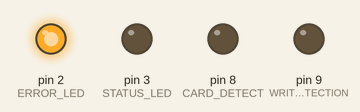
A sketch run on a simulated Arduino Uno, built with avr-gcc and run on an emulated ATmega328P. Shown: output pins drawn as LEDs (lit = HIGH). Storage starts empty; what the sketch prints to the serial monitor is not drawn.

Above: at 0.4 s.
Timing chart, 0 to 1.9 s (numbered marks = the images above):
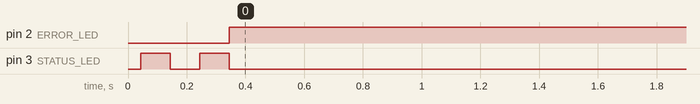

Measured:
- by itself, pin 2 (ERROR_LED): LOW → HIGH at 0.34 s

The sketch:

Datalogger.ino
```cpp
/**
 *
 *
 *
**/

#include <SD.h>

#define ERROR_LED 2
#define STATUS_LED 3
#define CS 10
#define CARD_DETECT 8
#define WRITE_PROTECTION 9

char outputFileName[10];
boolean wasError = false;
String content;

void blinkSDCardGood();

void setup() {
 analogReference(EXTERNAL);
 Serial.begin(9600);
 setupIO();
 setupSDCard();
 content = String("");
 content.reserve(16);
}

boolean cardPresentWriteable() {
  pinMode(CARD_DETECT, INPUT);
  digitalWrite(CARD_DETECT, HIGH);
  pinMode(WRITE_PROTECTION, INPUT);
  digitalWrite(WRITE_PROTECTION, HIGH);
  boolean ret = digitalRead(CARD_DETECT) || digitalRead(WRITE_PROTECTION);
  digitalWrite(CARD_DETECT, LOW);
  digitalWrite(WRITE_PROTECTION, LOW);
  pinMode(CARD_DETECT, OUTPUT);
  pinMode(WRITE_PROTECTION, OUTPUT);
  return ret;
}

void loop() {
  if(cardPresentWriteable()) {
    setError();
    delay(500);
  } else {
    if(wasError) {
      delay(500);
      digitalWrite(ERROR_LED, LOW);
      Serial.println("Reinitialising card...");

      if(setupSDCard()) {
        wasError = false;
      }
    } else {
      File outputFile = SD.open(outputFileName, FILE_WRITE);
      if(outputFile) {
        digitalWrite(STATUS_LED, HIGH);
        outputFile.println(getContent());
        outputFile.close();
        digitalWrite(STATUS_LED, LOW);
        delay(1000);
      } else {
        setError();
      }
    }
  }
}


String getContent() {
  content = "";
  content.concat(map(analogRead(A0), 0, 1023, 0, 2500));
  content.concat(", ");
  content.concat(map(analogRead(A1), 0, 1023, 0, 2500));
  content.concat(", ");
  content.concat(map(analogRead(A2), 0, 1023, 0, 2500));
  Serial.println(content);
  return content;
}

void setupIO() {
 pinMode(CS, OUTPUT);
 pinMode(ERROR_LED, OUTPUT);
 pinMode(STATUS_LED, OUTPUT);
}

boolean setupSDCard() {
 if(!SD.begin(CS)) {
   setError();
   Serial.println("Could not initialize card!");
 } else {
   Serial.println("SD card initialized.");
   if(setupOutputFile()) {
     blinkSDCardGood();
     return true;
   }
 }
}

boolean findFreeFileName() {
  unsigned int i = 1;
  char fileNameChar[10];
  boolean loopFileNames = true;
  String fileName;
  while(loopFileNames) {
    fileName = String("") + i + ".txt";
    Serial.print("Trying output file name ");
    fileName.toCharArray(fileNameChar, 9);
    Serial.print(fileNameChar);
    if(SD.exists(fileNameChar)) {
      Serial.println(" - already exists");
      i++;
      if(0 == i) {
        Serial.println("ERROR: Could not find a name for a new file. All 65535 filenames are taken. Clean up your SD card.");
        setError();
        return false;
      }
    } else {
      Serial.println(" - available");
      fileName.toCharArray(outputFileName, 9);
      loopFileNames = false;
    }
  }
  return true;
}

boolean setupOutputFile() {
  if(!findFreeFileName()) {
    return false;
  }
  File outputFile = SD.open(outputFileName, FILE_WRITE);
  if(!outputFile) {
    Serial.print("Failed to create file ");
    Serial.println(outputFileName);
    Serial.println("giving up");
    setError();
    return false;
  } else {
    outputFile.close();
    Serial.print("Logging to file ");
    Serial.println(outputFileName);
  }
  return true;
}

void blinkSDCardGood() {
   digitalWrite(ERROR_LED, LOW);
   digitalWrite(STATUS_LED, HIGH);
   delay(100);
   digitalWrite(STATUS_LED, LOW);
   delay(100);
   digitalWrite(STATUS_LED, HIGH);
   delay(100);
   digitalWrite(STATUS_LED, LOW);
}

void setError() {
   wasError = true;
   digitalWrite(ERROR_LED, HIGH);
}
```
